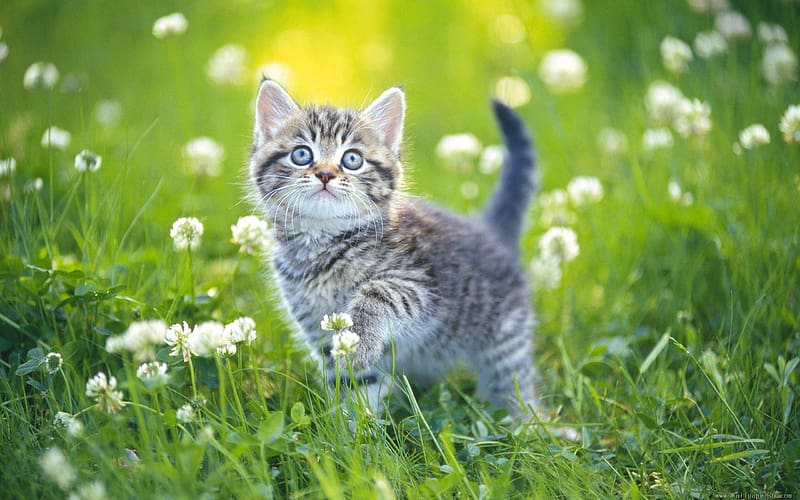
#> input picture idk.jpg, 800 x 500 px
$ python ex7.py
#> lines starting #> are read from the running program, lines starting #| are printed output that depends on the picture
import cv2

image = cv2.imread('idk.jpg')
#> image is the input picture: shape (500, 800, 3); mean B, G, R 81.8, 152.6, 123.7

(h, w) = image.shape[:2]
#> h = 500; w = 800

# upper row
upper_left = image[0:h//3, 0:w//3]
upper_middle = image[0:h//3, w//3:2*w//3]
upper_right = image[0:h//3, 2*w//3:w]
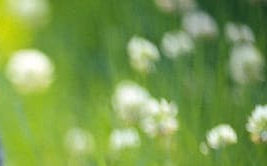
#> upper_right: shape (166, 267, 3); mean B, G, R 79.7, 156.3, 123.7

# middle row
middle_left = image[h//3:2*h//3, 0:w//3]
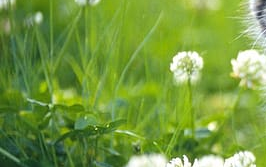
#> middle_left: shape (167, 266, 3); mean B, G, R 63.7, 153.8, 118.4
center = image[h//3:2*h//3, w//3:2*w//3]
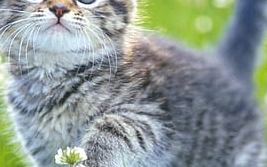
#> center: shape (167, 267, 3); mean B, G, R 148.5, 153, 141.9
middle_right = image[h//3:2*h//3, 2*w//3:w]
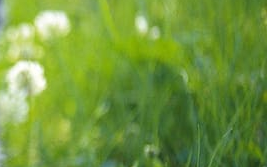
#> middle_right: shape (167, 267, 3); mean B, G, R 60.9, 150.8, 114.4

# lower row
lower_left = image[2*h//3:h, 0:w//3]
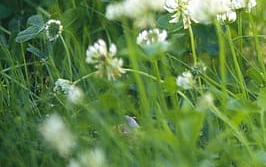
#> lower_left: shape (167, 266, 3); mean B, G, R 70.3, 131.4, 96.2
lower_middle = image[2*h//3:h, w//3:2*w//3]
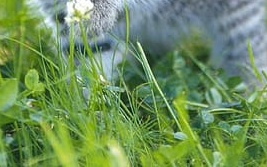
#> lower_middle: shape (167, 267, 3); mean B, G, R 92.3, 143.3, 110.4
lower_right = image[2*h//3:h, 2*w//3:w]
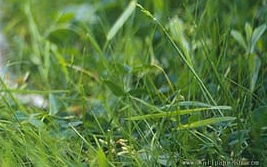
#> lower_right: shape (167, 267, 3); mean B, G, R 63.8, 125.1, 90.8

cv2.imshow('upper left', upper_left)
cv2.imshow('upper middle', upper_middle)
cv2.imshow('upper right', upper_right)

cv2.imshow('middle left', middle_left)
cv2.imshow('center', center)
cv2.imshow('middle right', middle_right)

cv2.imshow('lower left', lower_left)
cv2.imshow('lower middle', lower_middle)
cv2.imshow('lower right', lower_right)
cv2.waitKey(0)
cv2.destroyAllWindows()
